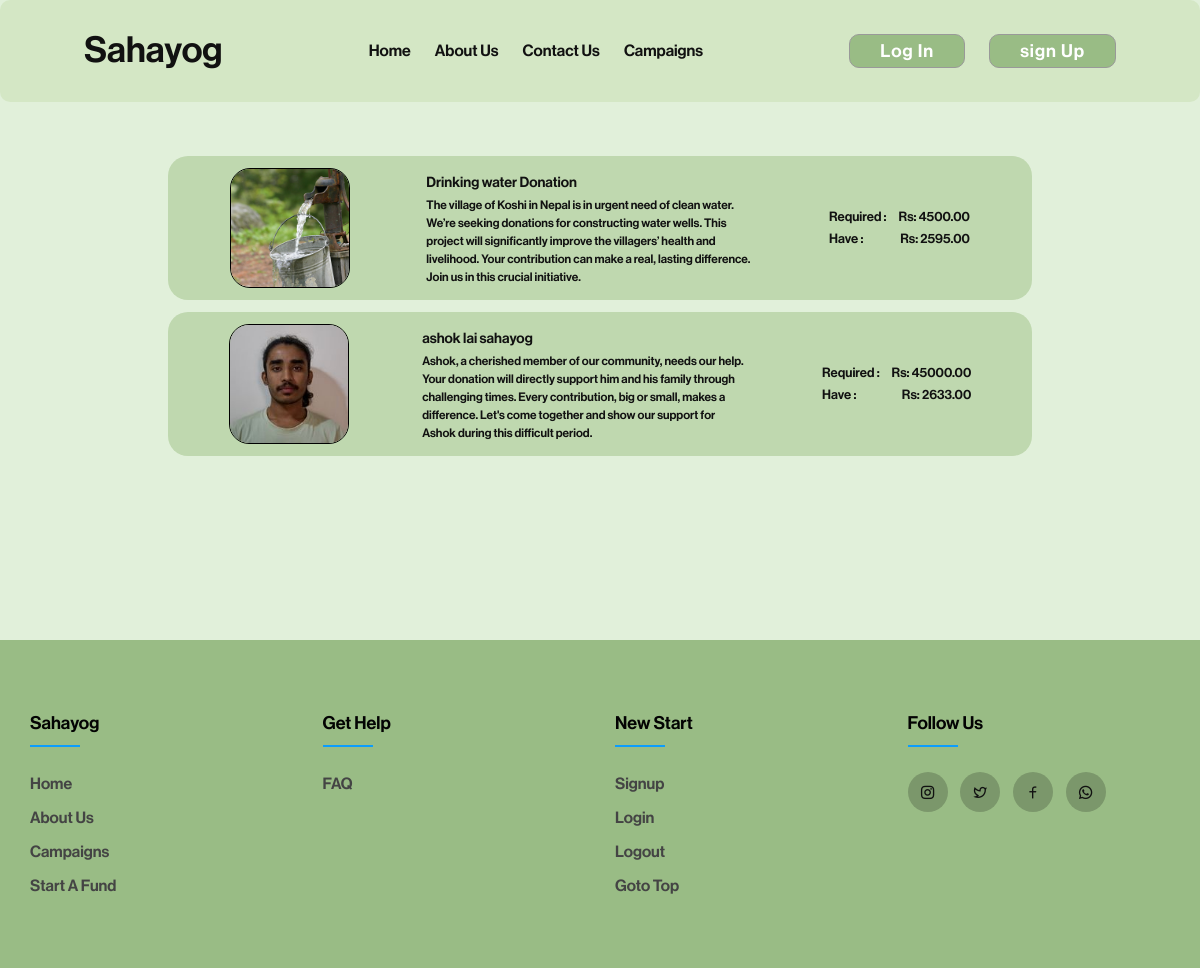
The page /campaign/ on the database its author committed.
### fundapp/models.py (models this page shows, shortened)
class AllFund(models.Model):
    user = models.ForeignKey(User, on_delete=models.CASCADE, related_name='user_campaign')
    sno = models.AutoField(primary_key=True)
    image = models.ImageField(upload_to="fundapp/images", default="upload-image")
    title = models.CharField(max_length=100)
    description = models.TextField(blank=True)
    campaignType = models.CharField(max_length=100)
    required = models.DecimalField(max_digits=19, decimal_places=10)
    have = models.DecimalField(max_digits=19, decimal_places=10, default=0)
    slug = models.CharField(max_length=130,unique=True, blank=True)
    timeStamp = models.DateField(auto_now_add=True, blank=True)

### fundapp/views.py (the view)
# urls.py: path('campaign/', views.campaign,name='causes'),
def campaign(request):
    allfund= AllFund.objects.all()[::-1]
    context = {"allfund": allfund}
    return render(request, 'campaign.html', context)

### templates/campaign.html (shortened to what this page needs)
{% extends "base.html" %}
{% block stylesheet %}
<link rel="stylesheet" href="/static/css/campaign.css">
{% endblock stylesheet %}
{% block content %}
<div id="main">
    <div id="campaign">
        <div id="each-person-container">
            {% for item in allfund %}
            <a href="/campaign/{{item.slug}}">
                <div class="each-person">
                    <div class="image">
                        <img src="{{item.image.url}}" alt="">
                    </div>
                    <div class="info">
                        <a href="/campaign/{{item.slug}}">{{item.title}}</a>
                        <p>{{item.description}}</p>
                    </div>
                    <ul>
                        <li>required :
                            <span>Rs: {{item.required|floatformat:2}}</span>
                        </li>
                        <li>have :
                            <span>Rs: {{item.have|floatformat:2}}</span>
                        </li>
                    </ul>
                </div>
            </a>
            {% endfor %}
        </div>
    </div>
</div>
{% endblock content %}

### static/css/style.css (style rules this page uses)
* { margin: 0; padding: 0; list-style: none; text-decoration: none; box-sizing: border-box; color: #111; font-family: saikripa; scroll-behavior: smooth; }
html, body { height: 100%; width: 100%; position: relative; background: #E1F0DA; }
img { height: 100%; width: 100%; object-fit: cover; background: lightgray; }
#main { position: relative; padding: 10vw 7vw; min-height: 80vh; transition: .3s ease-in-out; }

### static/css/footer.css (style rules this page uses)
:root { --footer-background:#99BC85; }
body { line-height: 1.5; font-family: 'Poppins', sans-serif; }
* { margin:0; padding:0; box-sizing: border-box; }
ul { list-style: none; }

### static/css/campaign.css (style rules this page uses)
:root { --card-background-color:#BFD8AF; }
#campaign { position: relative; width: 100%; }
#each-person-container { height: 100%; width: 100%; min-height: 20vh; max-height: 90vh; position: relative; display: flex; flex-direction: column; justify-content: flex-start; gap: .5vw; padding: 2vw 7vw; overflow: auto; }
#each-person-container .each-person { width: 100%; display: flex; justify-content: space-around; background:var(--card-background-color); height: 12vw; align-items: center; border-radius: 20px; padding: 2vw; }
#each-person-container .each-person div:nth-child(1) { height: 10vw; width: 10vw; border: 1px solid black; border-radius: 20px; overflow: hidden; }
#each-person-container .each-person div:nth-child(2) { display: flex; flex-direction: column; gap: .2vw; font-size: 1.2vw; width: 40%; }
#each-person-container .each-person div:nth-child(2) p { font-size: 1vw; }
#each-person-container .each-person ul { display: flex; flex-direction: column; gap: .2vw; text-transform: capitalize; width: fit-content; align-items: flex-end; }
#each-person-container .each-person ul li { width: 100%; display: flex; gap: 1vw; font-size: 1.1vw; justify-content: space-between; }

### rows shown on the page
AllFund: image (picture), title "Drinking water Donation", description "The village of Koshi in Nepal is in urgent need of clean water. We’re seeking donations for constructing water wells. This project will significantly improve the villagers’ health and livelihood. Your contribution can make a real, lasting difference. Join us in this crucial initiative.", required "4500.00", have "2595.00"
AllFund: image (picture), title "ashok lai sahayog", description "Ashok, a cherished member of our community, needs our help. Your donation will directly support him and his family through challenging times. Every contribution, big or small, makes a difference. Let's come together and show our support for Ashok during this difficult period.", required "45000.00", have "2633.00"
